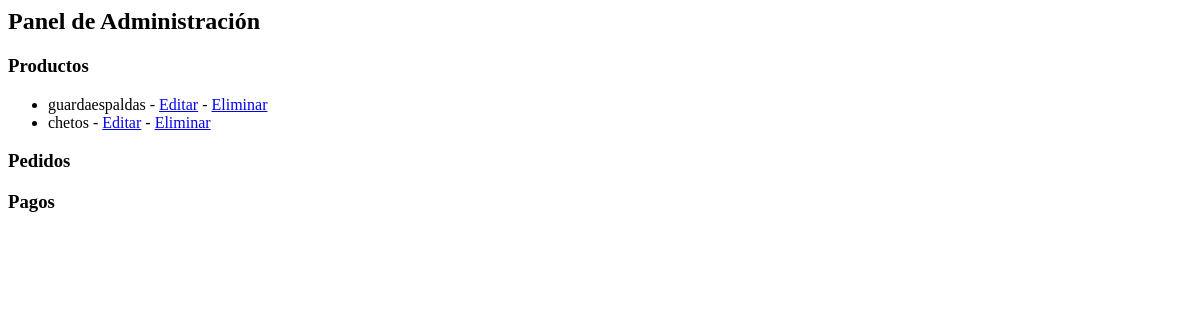
Page /administracion/panel/ on the earlier database version.
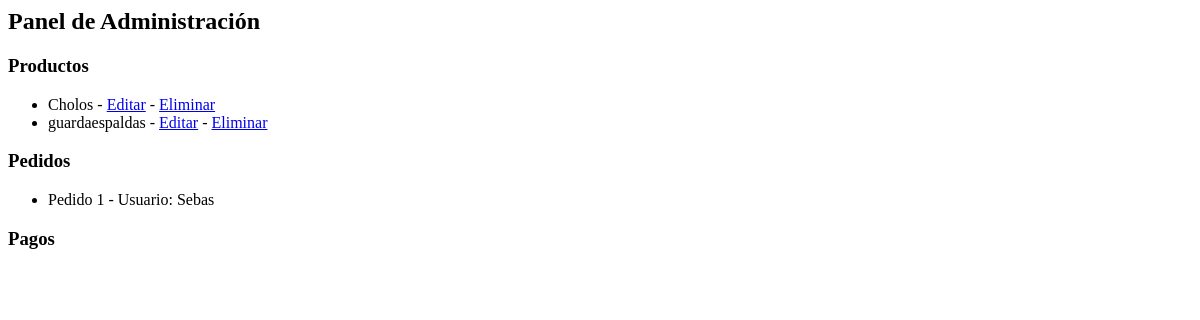
Same page on the later database version.
### gestion_productos/models.py (models this page shows, shortened)
class Producto(models.Model):
    nombre = models.CharField(max_length=200)
    descripcion = models.TextField(blank=True, null=True)
    precio = models.DecimalField(max_digits=10, decimal_places=2)
    categoria = models.ForeignKey(Categoria, on_delete=models.SET_NULL, null=True)
    inventario = models.PositiveIntegerField(default=0)
    disponible = models.BooleanField(default=True)

### gestion_pedidos/models.py (models this page shows, shortened)
class Pedido(models.Model):
    ESTADOS_PEDIDO = [
        ('P', 'Pendiente'),
        ('E', 'Enviado'),
        ('C', 'Completado'),
        ('A', 'Anulado'),
    ]
    usuario = models.ForeignKey(User, on_delete=models.CASCADE)
    fecha_pedido = models.DateTimeField(auto_now_add=True)
    estado = models.CharField(max_length=1, choices=ESTADOS_PEDIDO, default='P')

### administracion/views.py (the view)
# urls.py: path('panel/', views.panel_administracion, name='panel_administracion'),
def panel_administracion(request):
    productos = Producto.objects.all()
    pedidos = Pedido.objects.all()
    pagos = Pago.objects.all()
    return render(request, 'administracion/panel_administracion.html', {
        'productos': productos,
        'pedidos': pedidos,
        'pagos': pagos,
    })

### administracion/templates/administracion/panel_administracion.html (shortened to what this page needs)
<h2>Panel de Administración</h2>
<h3>Productos</h3>
<ul>
    {% for producto in productos %}
    <li>{{ producto.nombre }} - <a href="{% url 'administracion:editar_producto' producto.id %}">Editar</a> - <a href="{% url 'administracion:eliminar_producto' producto.id %}">Eliminar</a></li>
    {% endfor %}
</ul>
<h3>Pedidos</h3>
<ul>
    {% for pedido in pedidos %}
    <li>Pedido {{ pedido.id }} - Usuario: {{ pedido.usuario.username }}</li>
    {% endfor %}
</ul>
<h3>Pagos</h3>

Differences in the rows shown:
removed Producto: nombre "chetos"
added Producto: nombre "Cholos"
added Pedido: id "1", usuario.username "Sebas"
